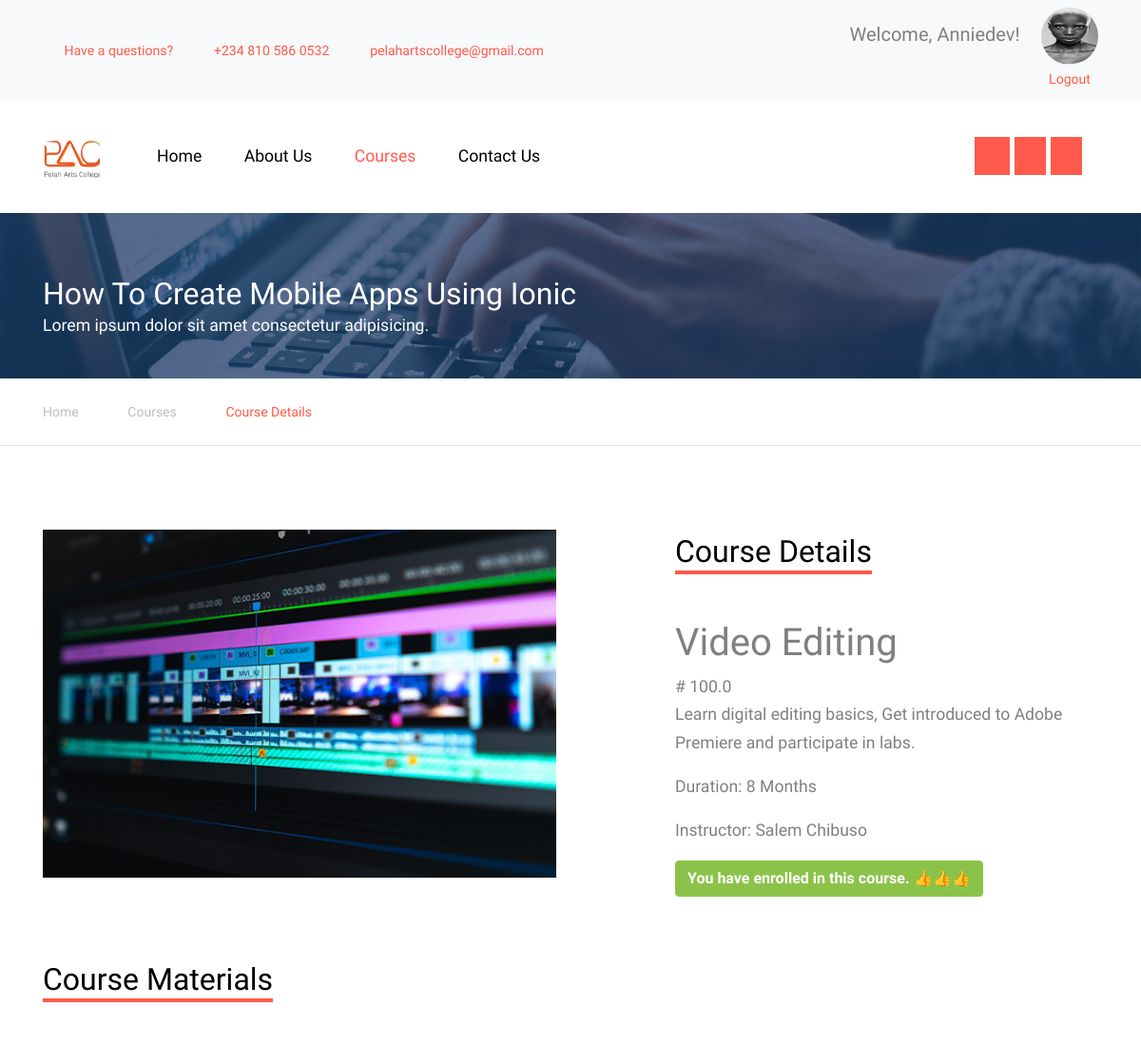
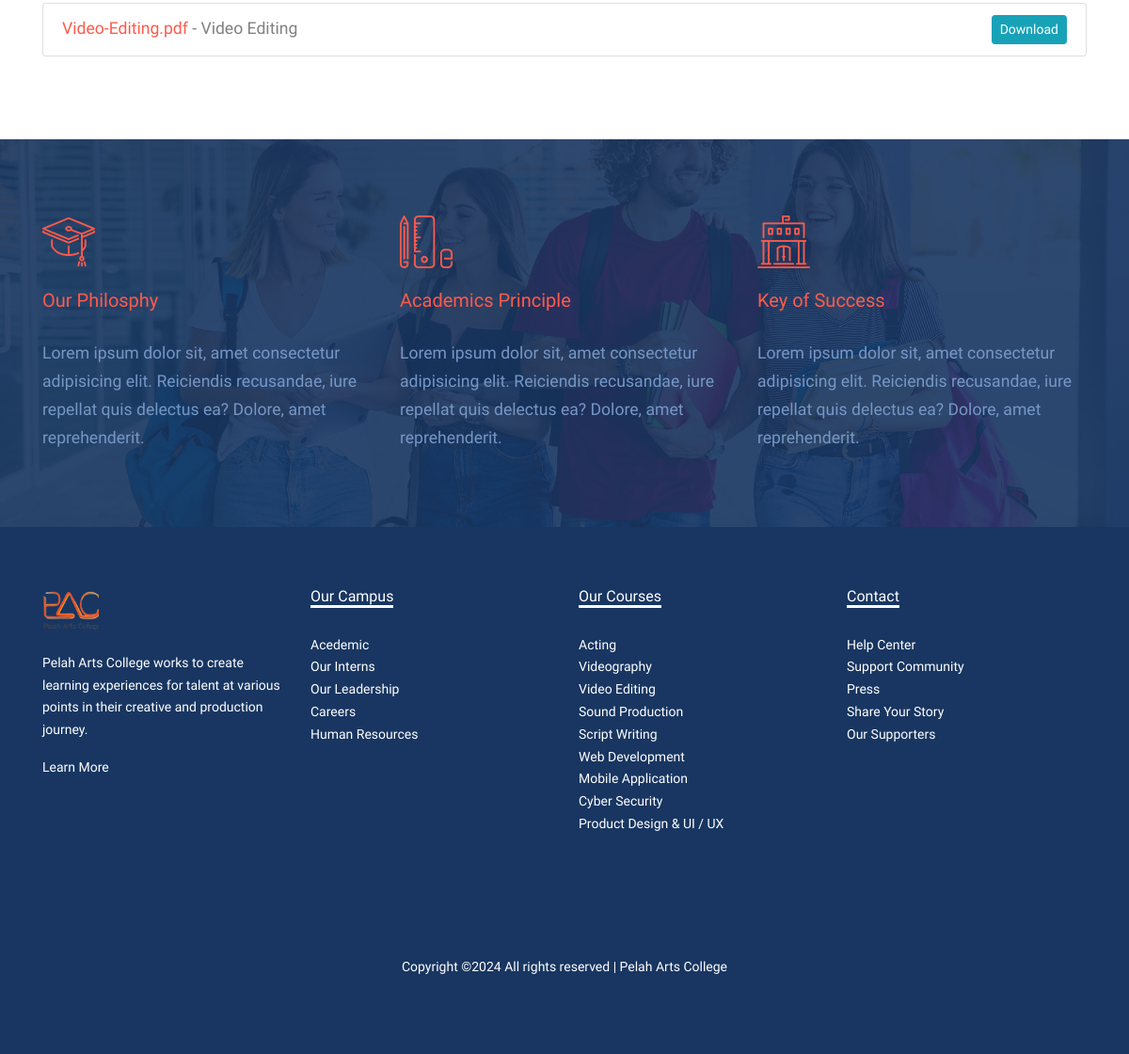
The page /course/4 (signed in) on the database its author committed (2 pictures, top to bottom).
### model.py (models this page shows, shortened)
class User(db.Model, UserMixin):
    id = db.Column(db.Integer, primary_key=True)
    email = db.Column(db.String(150), unique=True, nullable=False)
    username = db.Column(db.String(150), unique=True, nullable=False)
    password = db.Column(db.String(150), nullable=False)
    cart_items = db.relationship('Cart', back_populates='user')
    student_profile = db.relationship('Student', back_populates='user', uselist=False)

class Student(db.Model):
    id = db.Column(db.Integer, primary_key=True)
    firstname = db.Column(db.String(150))
    lastname = db.Column(db.String(150))
    middlename = db.Column(db.String(150))
    phone_number = db.Column(db.String(20))
    house_address = db.Column(db.String(200))
    profile_image = db.Column(db.String(150), nullable=False)
    user_id = db.Column(db.Integer, db.ForeignKey('user.id'))
    user = db.relationship('User', back_populates='student_profile')
    courses = db.relationship('Course', backref='student', lazy=True)
    payments = db.relationship('Payment', back_populates='student')

class Course(db.Model):
    id = db.Column(db.Integer, primary_key=True)
    title = db.Column(db.String(150))
    description = db.Column(db.String(500))
    price = db.Column(db.Float)
    student_id = db.Column(db.Integer, db.ForeignKey('student.id'))
    instructor_id = db.Column(db.Integer, db.ForeignKey('instructor.id'))
    image = db.Column(db.String(150), nullable=False)
    category = db.Column(db.String(100), nullable=False)
    duration = db.Column(db.String(30))
    instructor = db.relationship('Instructor', back_populates='courses')
    payments = db.relationship('Payment', back_populates='course')
    materials = db.relationship('CourseMaterial', back_populates='course', cascade='all, delete-orphan')

class Instructor(db.Model):
    id = db.Column(db.Integer, primary_key=True)
    fullname = db.Column(db.String(150))
    email = db.Column(db.String(150))
    phone_number = db.Column(db.String(20))
    house_address = db.Column(db.String(200))
    profile_image = db.Column(db.String(150))
    courses = db.relationship('Course', back_populates='instructor')

class CourseMaterial(db.Model):
    id = db.Column(db.Integer, primary_key=True)
    course_id = db.Column(db.Integer, db.ForeignKey('course.id'), nullable=False)
    filename = db.Column(db.String(150), nullable=False)
    filepath = db.Column(db.String(200), nullable=False)
    description = db.Column(db.String(500))
    date_added = db.Column(db.DateTime, default=datetime.utcnow)
    course = db.relationship('Course', back_populates='materials')

### main.py (the view)
@app.route('/course/<int:course_id>')
@login_required
def course(course_id):
    course = Course.query.get_or_404(course_id)
    payment_exists = False
    course_materials = []
    if current_user.is_authenticated:
        payment = Payment.query.filter_by(user_id=current_user.id, course_id=course_id, status='success').first()
        if payment:
            payment_exists = True
            course_materials = CourseMaterial.query.filter_by(course_id=course_id).all()
    return render_template('course-single.html', course=course, payment_exists=payment_exists, course_materials=course_materials)

### templates/course-single.html (shortened to what this page needs)
<!DOCTYPE html>
<html lang="en">
<head>
  <link rel="stylesheet" href="{{ url_for('static', filename='css/bootstrap.min.css') }}">
  <link rel="stylesheet" href="{{ url_for('static', filename='css/jquery-ui.css') }}">
  <link rel="stylesheet" href="{{ url_for('static', filename='css/owl.carousel.min.css') }}">
  <link rel="stylesheet" href="{{ url_for('static', filename='css/owl.theme.default.min.css') }}">
  <link rel="stylesheet" href="{{ url_for('static', filename='css/jquery.fancybox.min.css') }}">
  <link rel="stylesheet" href="{{ url_for('static', filename='css/bootstrap-datepicker.css') }}">
  <link rel="stylesheet" href="{{ url_for('static', filename='fonts/flaticon/font/flaticon.css') }}">
  <link rel="stylesheet" href="{{ url_for('static', filename='css/jquery.mb.YTPlayer.min.css') }}" media="all" type="text/css">
  <link rel="stylesheet" href="{{ url_for('static', filename='css/style.css') }}">
  <link rel="stylesheet" href="{{ url_for('static', filename='fonts/icomoon/style.css') }}">
</head>
<body data-spy="scroll" data-target=".site-navbar-target" data-offset="300">
  <div class="site-wrap">
    <div class="py-2 bg-light">
      <div class="container">
        <div class="row align-items-center">
          <div class="col-lg-8 d-none d-lg-block">
            <a href="{{ url_for('contact') }}" class="small mr-3"
              ><span class="icon-question-circle-o mr-2"></span> Have a
              questions?</a
            >
            <a href="#" class="small mr-3"
              ><span class="icon-phone2 mr-2"></span> +234 810 586 0532</a
            >
            <a href="#" class="small mr-3"
              ><span class="icon-envelope-o mr-2"></span>
              pelahartscollege@gmail.com</a
            >
          </div>
          <div class="col-lg-4 text-right">
            <div class="row">
                <div class="col">
                    {% if current_user.is_authenticated %}
                        <div class="user-info">
                            <h2 class="small mr-2" style="font-size: 20px; display: inline;">Welcome, {{ current_user.username }}!</h2>
                            {% if current_user.student_profile and current_user.student_profile.profile_image %}
                                <img src="{{ url_for('static', filename='uploads/' + current_user.student_profile.profile_image) }}" alt="Profile Image" class="img-fluid" style="width: 60px; border-radius: 50%; margin-left: 10px; height: 60px;">
                            {% endif %}
                        </div>
                        <a href="{{ url_for('auth.logout') }}" class="small mr-2">Logout</a>
                    {% else %}
                        <a href="{{ url_for('auth.login') }}" class="small mr-2"><span class="icon-unlock-alt"></span> Log In</a>
                        <a href="{{ url_for('auth.register') }}" class="small btn btn-danger px-4 py-2 rounded-0"><span class="icon-users"></span> Register</a>
                    {% endif %}
                </div>
            </div>
          </div>
        </div>
      </div>
    </div>
    <header class="site-navbar py-4 js-sticky-header site-navbar-target" role="banner">
      <div class="container">
        <div class="d-flex align-items-center">
          <div class="site-logo">
            <a href="{{ url_for('home') }}" class="d-block">
              <img style="width: 60px" src="{{ url_for('static', filename='images/WhatsApp_Image_2024-03-08_at_08.55.48_e7c7c63c.png') }}" alt="Image" class="img-fluid" />
            </a>
          </div>
          <div class="mr-auto">
            <nav class="site-navigation position-relative text-right" role="navigation">
              <ul class="site-menu main-menu js-clone-nav mr-auto d-none d-lg-block">
                <li><a href="{{ url_for('home') }}" class="nav-link text-left">Home</a></li>
                <li>
                  <a href="{{ url_for('about') }}" class="nav-link text-left">About Us</a>
                </li>
                <li class="active"><a href="{{ url_for('courses') }}" class="nav-link text-left">Courses</a></li>
                <li><a href="{{ url_for('contact') }}" class="nav-link text-left">Contact Us</a></li>
                <div style="display: inline; margin-left: 27rem;">
                  <a href="https://web.facebook.com/profile.php?id=61558722697407"><span style="background-color: #ff5a4b; color: #fff; padding: 10px 12px 10px 12px ; " class="icon-facebook"></span></a>
                  <a href="https://twitter.com/ArtsPelah9167"><span style="background-color: #ff5a4b; color: #fff; padding: 10px;" class="icon-twitter"></span></a>
                  <a href="#"><span style="background-color: #ff5a4b; color: #fff; padding: 10px;" class="icon-linkedin"></span></a>
                </div>
              </ul>
            </nav>
          </div>
        </div>
      </div>
    </header>
    <div class="site-section ftco-subscribe-1 site-blocks-cover pb-4" style="background-image: url(' {{url_for('static', filename= 'images/bg_1.jpg') }}')">
        <div class="container">
          <div class="row align-items-end">
            <div class="col-lg-7">
              <h2 class="mb-0">How To Create Mobile Apps Using Ionic</h2>
              <p>Lorem ipsum dolor sit amet consectetur adipisicing.</p>
            </div>
          </div>
        </div>
      </div>
    <div class="custom-breadcrumns border-bottom">
      <div class="container">
        <a href="{{url_for('home')}}">Home</a>
        <span class="mx-3 icon-keyboard_arrow_right"></span>
        <a href="{{url_for('courses')}}">Courses</a>
        <span class="mx-3 icon-keyboard_arrow_right"></span>
        <span class="current">Course Details</span>
      </div>
    </div>
    <div class="site-section">
      <div class="container">
          <div class="row">
              <div class="col-md-6 mb-4">
                  <p>
                      <img src="{{ url_for('static', filename='images/' + course.image) }}" alt="Image" class="img-fluid">
                  </p>
              </div>
              <div class="col-lg-5 ml-auto align-self-center">
                  <h2 class="section-title-underline mb-5">
                      <span>Course Details</span>
                  </h2>
                  <h1>{{ course.title }}</h1>
                  <div class="price"># {{ course.price }}</div>
                  <div class="description">
                      <p>{{ course.description }}</p>
                  </div>
                  <div class="duration">
                      <p>Duration: {{ course.duration }}</p>
                  </div>
                  <div class="instructor">
                      {% if course.instructor %}
                          <p>Instructor: {{ course.instructor.fullname }}</p>
                      {% else %}
                          <p>No Instructor Assigned</p>
                      {% endif %}
                  </div>
                  {% if current_user.is_authenticated %}
                  {% if payment_exists %}
                    <p class="btn btn-success" style="font-weight: 800; color: #fff;">You have enrolled in this course. 👍👍👍</p>
                      {% endif %}
                  {% endif %}
              </div>
          </div>
          {% if payment_exists %}
              <div class="row mt-5">
                  <div class="col-12">
                      <h2 class="section-title-underline mb-5">
                          <span>Course Materials</span>
                      </h2>
                      <ul class="list-group">
                          {% for material in course.materials %}
                          <li class="list-group-item">
                              <a href="{{ url_for('open_material', material_id=material.id) }}" target="_blank">{{ material.filename }}</a>
                              - {{ material.description }}
                              <a href="{{ url_for('download_material', material_id=material.id) }}" class="btn btn-info btn-sm float-right">Download</a>
                          </li>
                          {% endfor %}
                      </ul>
                  </div>
              </div>
          {% endif %}
      </div>
    </div>
    <div class="section-bg style-1" style="background-image: url('{{ url_for('static', filename='images/hero_1.jpg') }}')">
      <div class="container">
        <div class="row">
          <div class="col-lg-4 col-md-6 mb-5 mb-lg-0">
            <span class="icon flaticon-mortarboard"></span>
            <h3>Our Philosphy</h3>
            <p>Lorem ipsum dolor sit, amet consectetur adipisicing elit. Reiciendis recusandae, iure repellat quis delectus ea? Dolore, amet reprehenderit.</p>
          </div>
          <div class="col-lg-4 col-md-6 mb-5 mb-lg-0">
            <span class="icon flaticon-school-material"></span>
            <h3>Academics Principle</h3>
            <p>Lorem ipsum dolor sit, amet consectetur adipisicing elit. Reiciendis recusandae, iure repellat quis delectus ea?
              Dolore, amet reprehenderit.</p>
          </div>
          <div class="col-lg-4 col-md-6 mb-5 mb-lg-0">
            <span class="icon flaticon-library"></span>
            <h3>Key of Success</h3>
            <p>Lorem ipsum dolor sit, amet consectetur adipisicing elit. Reiciendis recusandae, iure repellat quis delectus ea?
              Dolore, amet reprehenderit.</p>
          </div>
        </div>
      </div>
    </div>
    <div class="footer">
      <div class="container">
        <div class="row">
          <div class="col-lg-3">
            <p class="mb-4"><img style="width: 60px;" src="{{ url_for('static', filename= 'images/WhatsApp_Image_2024-03-08_at_08.55.48_e7c7c63c.png') }}" alt="Image" class="img-fluid"></p>
            <p>Pelah Arts College works to create learning experiences for talent at various points in their creative and production journey.</p>
            <p><a href="{{ url_for('about')}}">Learn More</a></p>
          </div>
          <div class="col-lg-3">
            <h3 class="footer-heading"><span>Our Campus</span></h3>
            <ul class="list-unstyled">
                <li><a href="#">Acedemic</a></li>
                <li><a href="#">Our Interns</a></li>
                <li><a href="#">Our Leadership</a></li>
                <li><a href="#">Careers</a></li>
                <li><a href="#">Human Resources</a></li>
            </ul>
          </div>
          <div class="col-lg-3">
              <h3 class="footer-heading"><span>Our Courses</span></h3>
              <ul class="list-unstyled">
                  <li><a href="#">Acting</a></li>
                  <li><a href="#">Videography</a></li>
                  <li><a href="#">Video Editing</a></li>
                  <li><a href="#">Sound Production</a></li>
                  <li><a href="#">Script Writing</a></li>
                  <li><a href="#">Web Development</a></li>
                  <li><a href="#">Mobile Application</a></li>
                  <li><a href="#">Cyber Security</a></li>
                  <li><a href="#">Product Design & UI / UX</a></li>
              </ul>
          </div>
          <div class="col-lg-3">
              <h3 class="footer-heading"><span>Contact</span></h3>
              <ul class="list-unstyled">
                  <li><a href="#">Help Center</a></li>
                  <li><a href="#">Support Community</a></li>
                  <li><a href="#">Press</a></li>
                  <li><a href="#">Share Your Story</a></li>
                  <li><a href="#">Our Supporters</a></li>
              </ul>
          </div>
        </div>
        <div class="row">
          <div class="col-12">
            <div class="copyright">
                <p>Copyright &copy;<script>document.write(new Date().getFullYear());</script> All rights reserved | Pelah Arts College</a></p>
            </div>
          </div>
        </div>
      </div>
    </div>
    </div>
</body>
</html>

### rows shown on the page
User: username "Anniedev"
Student: profile_image (picture)
Course: image (picture), title "Video Editing", price "100.0", description "Learn digital editing basics, Get introduced to Adobe Premiere and participate in labs.", duration "8 Months"
Instructor: instructor.fullname "Salem Chibuso"
CourseMaterial: filename "Video-Editing.pdf", description "Video Editing"
